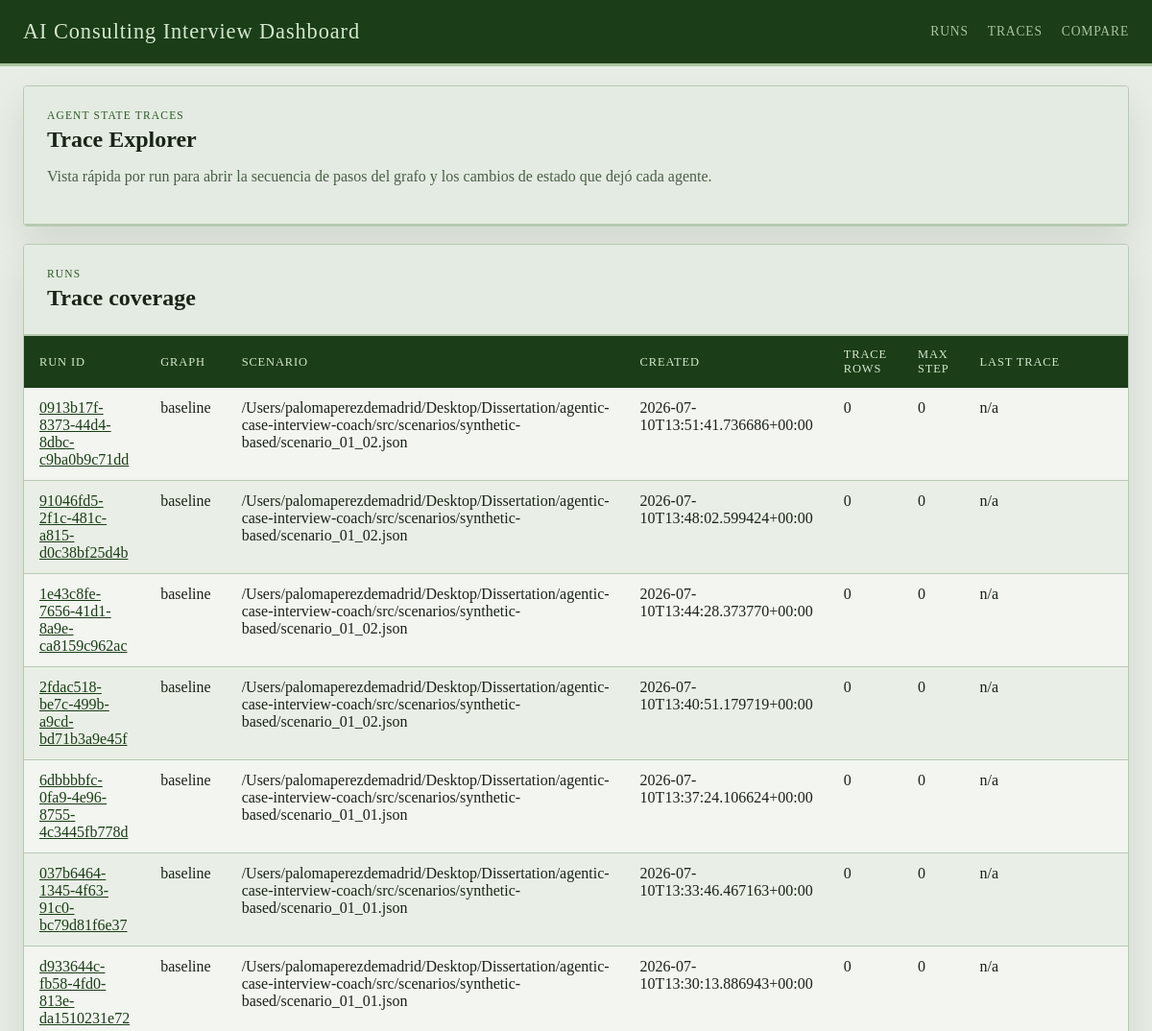
/traces (upper part), run on an earlier commit of the app's database.
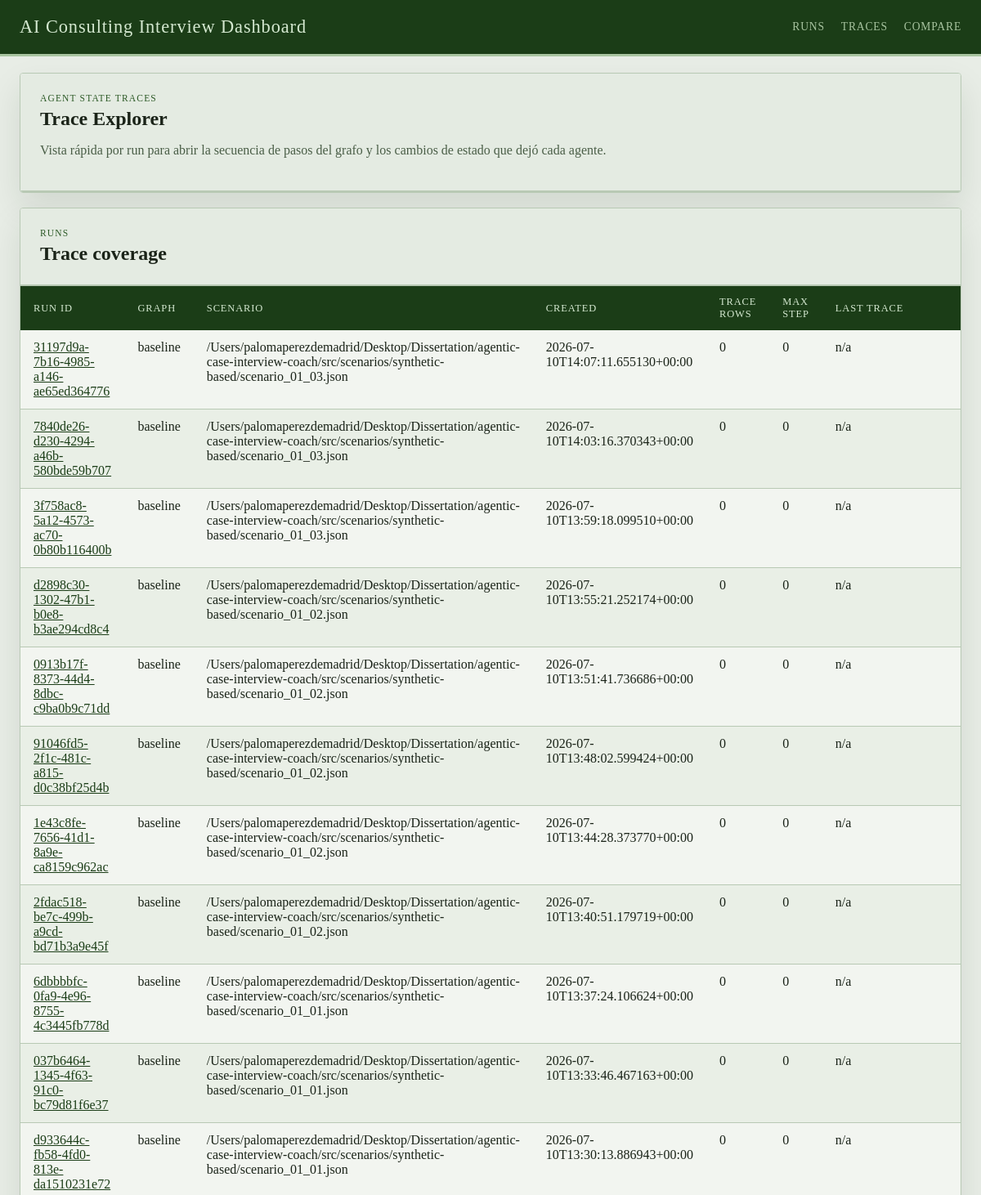
And on a later commit of the database.
### tables this page shows
CREATE TABLE runs (
                run_id TEXT PRIMARY KEY,
                graph_name TEXT NOT NULL,
                thread_id TEXT NOT NULL,
                scenario_ref TEXT,
                case_prompt TEXT,
                turn_index INTEGER,
                judge_round INTEGER,
                enough_evidence INTEGER NOT NULL,
                focus_areas_json TEXT NOT NULL,
                transcript_json TEXT NOT NULL,
                case_performance_json TEXT NOT NULL,
                quality_dialog_json TEXT NOT NULL,
                final_feedback TEXT,
                state_json TEXT NOT NULL,
                created_at TEXT NOT NULL
            );

### web/app.py (the view)
@app.get("/traces")
def trace_index():
    ensure_dashboard_db()
    trace_runs = list_trace_runs(limit=100)
    return render_template("trace_index.html", trace_runs=trace_runs)

### web/dashboard_store.py (called while the page is built)
def get_db_connection() -> sqlite3.Connection:
    connection = sqlite3.connect(RUNS_DB_PATH, timeout=30)
    connection.row_factory = sqlite3.Row
    return connection

def _table_exists(connection: sqlite3.Connection, table_name: str) -> bool:
    row = connection.execute(
        """
        SELECT name
        FROM sqlite_master
        WHERE type = 'table' AND name = ?
        """,
        (table_name,),
    ).fetchone()
    return row is not None

### web/templates/trace_index.html (shortened to what this page needs)
{% extends "base.html" %}
{% block content %}
<section class="panel">
  <div class="panel-heading">
    <div>
      <p class="eyebrow">Agent State Traces</p>
      <h1>Trace Explorer</h1>
      <p class="lede">Vista rápida por run para abrir la secuencia de pasos del grafo y los cambios de estado que dejó cada agente.</p>
    </div>
  </div>
</section>
<section class="panel">
  <div class="panel-heading">
    <div>
      <p class="eyebrow">Runs</p>
      <h2>Trace coverage</h2>
    </div>
  </div>
  <div class="table-wrap">
    <table>
      <thead>
        <tr>
          <th>Run ID</th>
          <th>Graph</th>
          <th>Scenario</th>
          <th>Created</th>
          <th>Trace Rows</th>
          <th>Max Step</th>
          <th>Last Trace</th>
        </tr>
      </thead>
      <tbody>
        {% for run in trace_runs %}
        <tr>
          <td><a href="{{ url_for('get_run', run_id=run.run_id) }}">{{ run.run_id }}</a></td>
          <td>{{ run.graph_name }}</td>
          <td>{{ run.scenario_ref or 'n/a' }}</td>
          <td>{{ run.created_at }}</td>
          <td>{{ run.trace_count }}</td>
          <td>{{ run.max_step_index }}</td>
          <td>{{ run.last_trace_at or 'n/a' }}</td>
        </tr>
        {% else %}
        <tr>
          <td colspan="8">No runs found or the <code>agent_state_traces</code> table does not exist yet.</td>
        </tr>
        {% endfor %}
      </tbody>
    </table>
  </div>
</section>
{% endblock %}

What changed in the data, as far as the page shows it:
added runs: run_id "31197d9a-7b16-4985-a146-ae65ed364776", graph_name "baseline", scenario_ref "/Users/palomaperezdemadrid/Desktop/Dissertation/agentic-case-interview-coach/src/scenarios/synthetic-based/scenario_01_03.json", created_at "2026-07-10T14:07:11.655130+00:00", trace_count "0", max_step_index "0", last_trace_at "n/a"
added runs: run_id "7840de26-d230-4294-a46b-580bde59b707", graph_name "baseline", scenario_ref "/Users/palomaperezdemadrid/Desktop/Dissertation/agentic-case-interview-coach/src/scenarios/synthetic-based/scenario_01_03.json", created_at "2026-07-10T14:03:16.370343+00:00", trace_count "0", max_step_index "0", last_trace_at "n/a"
added runs: run_id "3f758ac8-5a12-4573-ac70-0b80b116400b", graph_name "baseline", scenario_ref "/Users/palomaperezdemadrid/Desktop/Dissertation/agentic-case-interview-coach/src/scenarios/synthetic-based/scenario_01_03.json", created_at "2026-07-10T13:59:18.099510+00:00", trace_count "0", max_step_index "0", last_trace_at "n/a"
added runs: run_id "d2898c30-1302-47b1-b0e8-b3ae294cd8c4", graph_name "baseline", scenario_ref "/Users/palomaperezdemadrid/Desktop/Dissertation/agentic-case-interview-coach/src/scenarios/synthetic-based/scenario_01_02.json", created_at "2026-07-10T13:55:21.252174+00:00", trace_count "0", max_step_index "0", last_trace_at "n/a"
